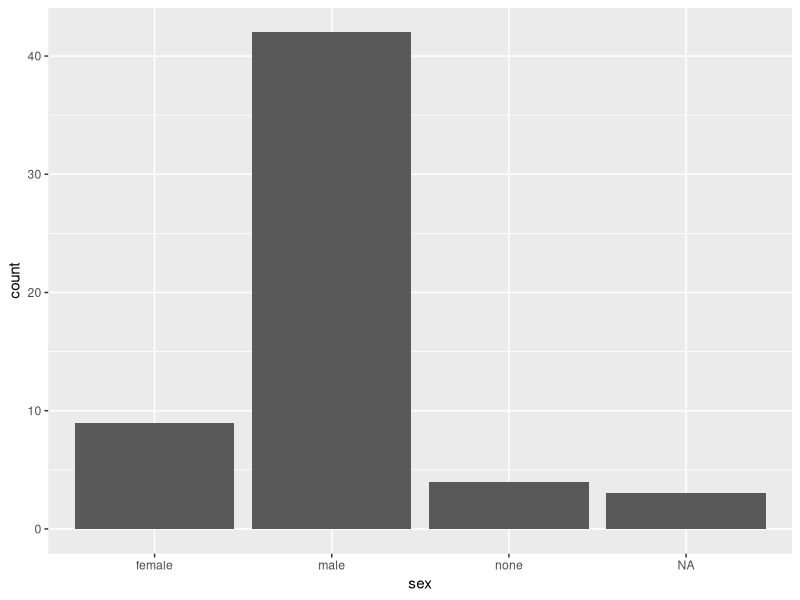
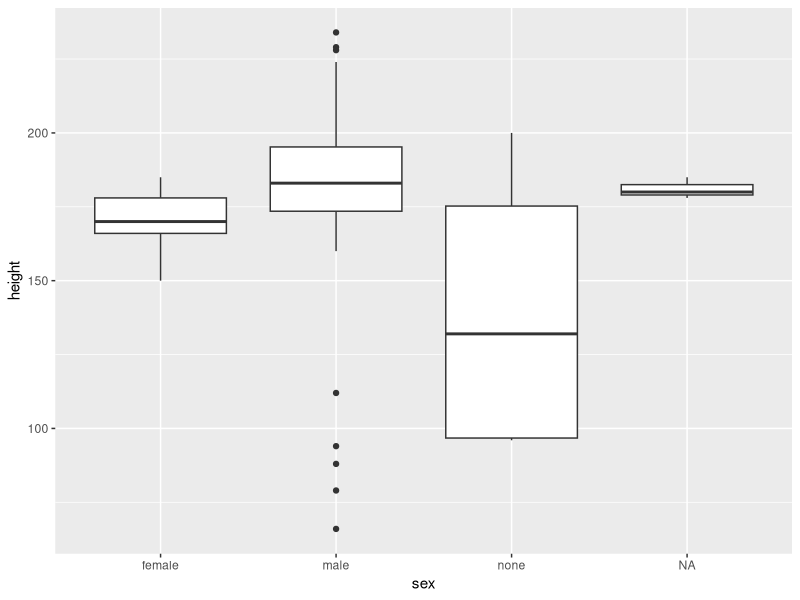
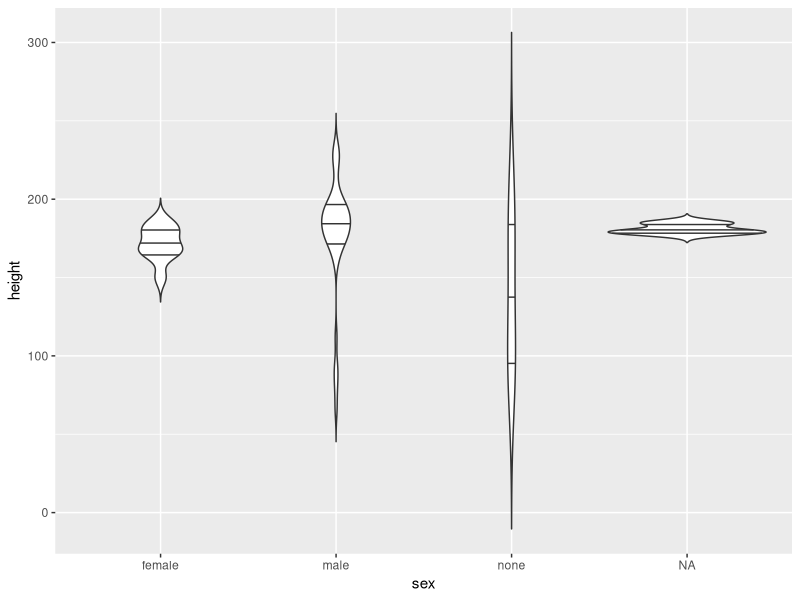
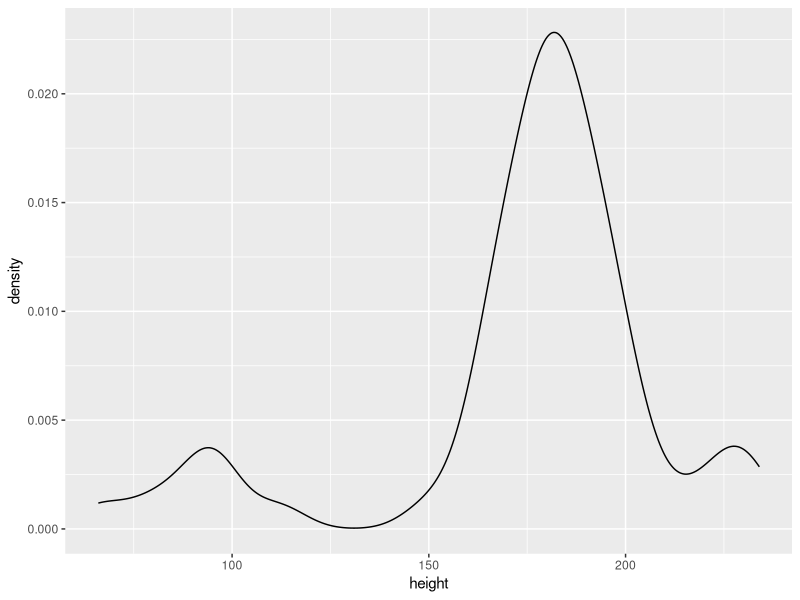
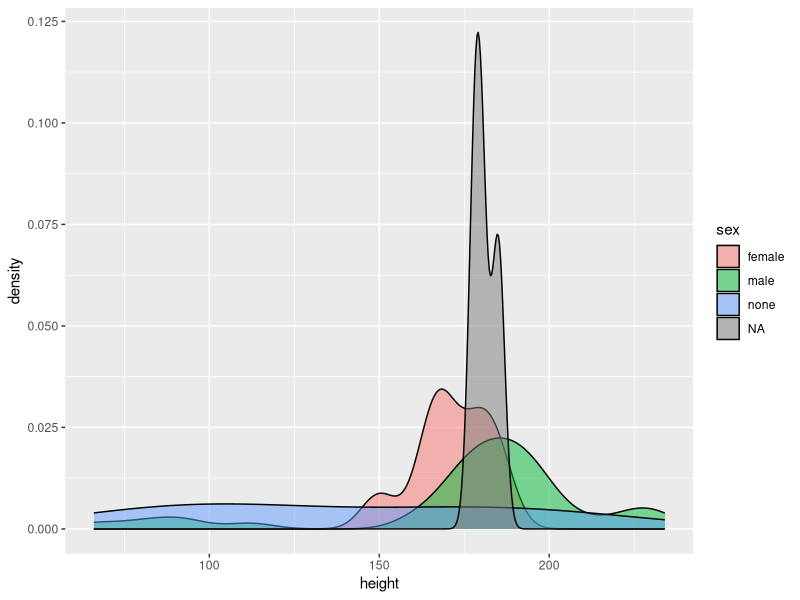
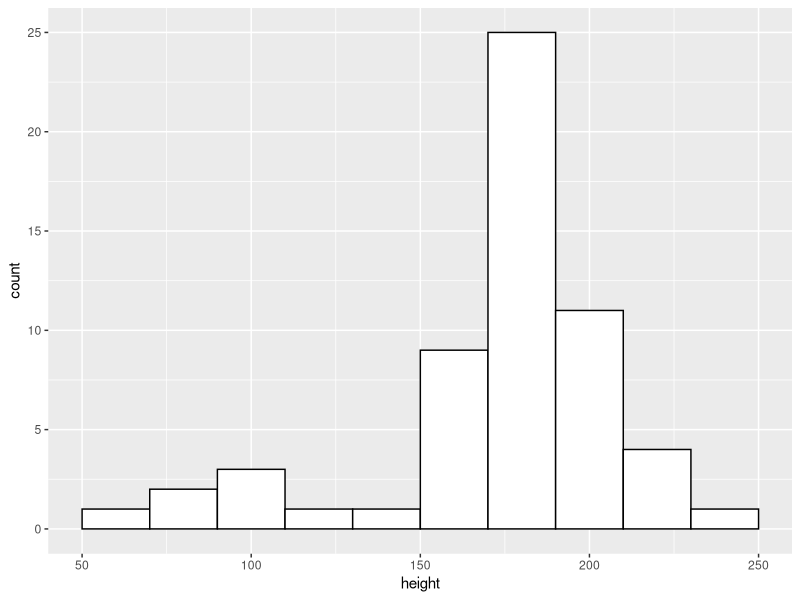
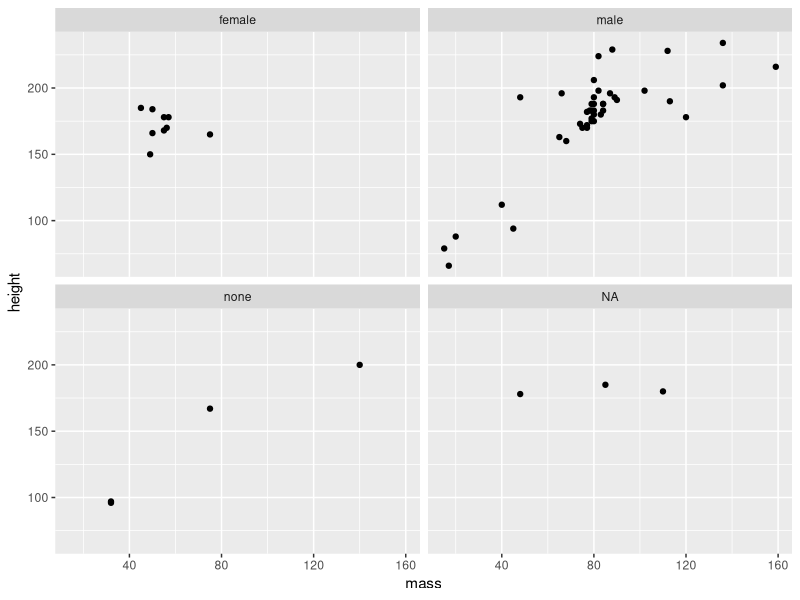
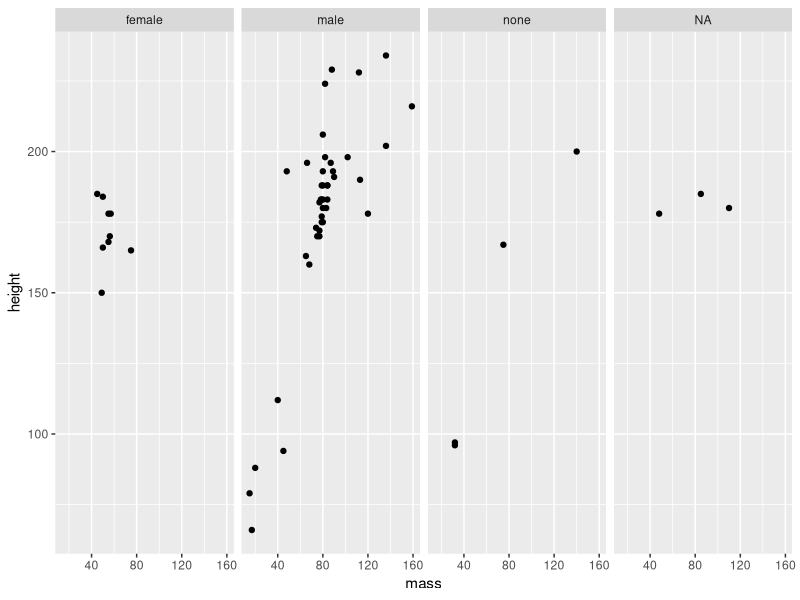

Source code (R) for these figures, in order: (Note: this script raises an error after producing the figures.)
## ---- chunk 1
options(htmltools.dir.version = FALSE)
set.seed(100)
library(tidyverse)
library(here)

options(tibble.print_min = 4)
knitr::opts_chunk$set(dpi = 600, retina = 1, warning = FALSE, out.width="75%")
## ---- chunk 2
colorise <- function(x, color) {
  if (knitr::is_latex_output()) {
    sprintf("\\textcolor{%s}{%s}", color, x)
  } else if (knitr::is_html_output()) {
    sprintf("<span style='color: %s;'>%s</span>", color, 
      x)
  } else x
}
## ---- chunk 3
data(starwars) # load data first
starwars <- filter(starwars, mass < 300) # filter out Jabba the Hutt
## ---- chunk 4
ggplot(data = starwars, mapping = aes(x = sex)) +
  geom_bar()
## ---- chunk 5
ggplot(
  data = starwars, 
  mapping = aes(x = sex,y = height)
) +
  geom_boxplot()
## ---- chunk 6
ggplot(
  data = starwars, 
  aes(x = sex, y = height)
) +
  geom_violin(
    trim = FALSE,
    draw_quantiles = c(0.25, 0.5, 0.75)
  )
## ---- chunk 7
ggplot(
  data = starwars, 
  aes(x = height)
) +
  geom_density()
## ---- chunk 8
ggplot(
  data = starwars, 
  aes(x = height,fill = sex)
) +
  geom_density(alpha = 0.5)
## ---- chunk 9
ggplot(
  data = starwars, 
  mapping = aes(x = height)
) +
  geom_histogram(
    binwidth = 20,
    fill = "white",
    colour = "black"
  )
## ---- chunk 10
ggplot(
  data = starwars, 
  mapping = aes(x = mass,y = height)
) +
  geom_point() +
  facet_wrap(.~sex)
## ---- chunk 11
ggplot(
  data = starwars, 
  mapping = aes(x = mass,y = height)
) +
  geom_point() +
  facet_grid(.~sex)
## ---- chunk 12
descriptives <- starwars %>% 
  group_by(species) %>% 
  summarise(
    total_n = n(),
    mean_height = mean(height, na.rm = TRUE),
    sd_height = sd(height, na.rm = TRUE)
  ) %>% 
  filter(total_n > 1) %>% 
  mutate(se_height = sd_height/sqrt(total_n))

# inspect our summary
descriptives
## ---- chunk 13
ggplot(
  data = descriptives, 
  mapping = aes(x = species, y = mean_height)
) +
  geom_bar(stat = "identity") +
  geom_errorbar(
    aes(
      ymin = mean_height - se_height, 
      ymax = mean_height + se_height
      ),
    width = 0.25
  ) +
  labs(
    title = "Mean Height by Species in Star Wars Characters.",
    caption = "Error bars represent \u00B1 1 SE of the mean.",
    x = "Species",
    y = "Mean Height (in cm)"
  ) +
  theme_bw()
## ---- chunk 14
knitr::include_graphics("03_advanced-data-visualisation-in-r_files/figure-html/starwars-desc-plot-1.png")
